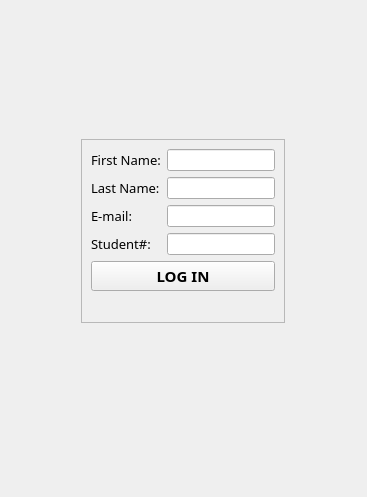
          <widget class="QWidget" name="page_5">
           <layout class="QGridLayout" name="gridLayout_4">
            <item row="1" column="0">
             <spacer name="horizontalSpacer_5">
              <property name="orientation">
               <enum>Qt::Horizontal</enum>
              </property>
              <property name="sizeHint" stdset="0">
               <size>
                <width>70</width>
                <height>20</height>
               </size>
              </property>
             </spacer>
            </item>
            <item row="2" column="1">
             <spacer name="verticalSpacer_8">
              <property name="orientation">
               <enum>Qt::Vertical</enum>
              </property>
              <property name="sizeHint" stdset="0">
               <size>
                <width>20</width>
                <height>163</height>
               </size>
              </property>
             </spacer>
            </item>
            <item row="0" column="1">
             <spacer name="verticalSpacer_7">
              <property name="orientation">
               <enum>Qt::Vertical</enum>
              </property>
              <property name="sizeHint" stdset="0">
               <size>
                <width>20</width>
                <height>128</height>
               </size>
              </property>
             </spacer>
            </item>
            <item row="1" column="2">
             <spacer name="horizontalSpacer_6">
              <property name="orientation">
               <enum>Qt::Horizontal</enum>
              </property>
              <property name="sizeHint" stdset="0">
               <size>
                <width>71</width>
                <height>20</height>
               </size>
              </property>
             </spacer>
            </item>
            <item row="1" column="1">
             <widget class="QFrame" name="frame_6">
              <property name="frameShape">
               <enum>QFrame::StyledPanel</enum>
              </property>
              <property name="frameShadow">
               <enum>QFrame::Sunken</enum>
              </property>
              <layout class="QFormLayout" name="formLayout_7">
               <item row="0" column="0">
                <widget class="QLabel" name="student_firstName_label">
                 <property name="font">
                  <font>
                   <family>Bahnschrift</family>
                   <pointsize>10</pointsize>
                   <weight>50</weight>
                   <bold>false</bold>
                  </font>
                 </property>
                 <property name="text">
                  <string>First Name:</string>
                 </property>
                </widget>
               </item>
               <item row="0" column="1">
                <widget class="QLineEdit" name="inputStudent_firstName"/>
               </item>
               <item row="3" column="0">
                <widget class="QLabel" name="studentNumber">
                 <property name="font">
                  <font>
                   <family>Bahnschrift</family>
                   <pointsize>10</pointsize>
                   <weight>50</weight>
                   <bold>false</bold>
                  </font>
                 </property>
                 <property name="text">
                  <string>Student#:</string>
                 </property>
                </widget>
               </item>
               <item row="3" column="1">
                <widget class="QLineEdit" name="inputStudentNumber">
                 <property name="echoMode">
                  <enum>QLineEdit::Password</enum>
                 </property>
                </widget>
               </item>
               <item row="6" column="0" colspan="2">
                <widget class="QPushButton" name="studentLogin">
                 <property name="font">
                  <font>
                   <family>Bahnschrift</family>
                   <pointsize>11</pointsize>
                   <weight>75</weight>
                   <italic>false</italic>
                   <bold>true</bold>
                  </font>
                 </property>
                 <property name="text">
                  <string>LOG IN</string>
                 </property>
                </widget>
               </item>
               <item row="2" column="1">
                <widget class="QLineEdit" name="inputStudentEmail"/>
               </item>
               <item row="2" column="0">
                <widget class="QLabel" name="studentEmail">
                 <property name="font">
                  <font>
                   <family>Bahnschrift</family>
                   <pointsize>10</pointsize>
                   <weight>50</weight>
                   <bold>false</bold>
                  </font>
                 </property>
                 <property name="text">
                  <string>E-mail:</string>
                 </property>
                </widget>
               </item>
               <item row="7" column="0" colspan="2">
                <widget class="QLabel" name="studentLoginStatus">
                 <property name="enabled">
                  <bool>false</bool>
                 </property>
                 <property name="font">
                  <font>
                   <family>Impact</family>
                  </font>
                 </property>
                 <property name="frameShadow">
                  <enum>QFrame::Plain</enum>
                 </property>
                 <property name="text">
                  <string/>
                 </property>
                 <property name="alignment">
                  <set>Qt::AlignRight|Qt::AlignTrailing|Qt::AlignVCenter</set>
                 </property>
                </widget>
               </item>
               <item row="1" column="1">
                <widget class="QLineEdit" name="inputStudent_lastName"/>
               </item>
               <item row="1" column="0">
                <widget class="QLabel" name="student_lastName_label">
                 <property name="font">
                  <font>
                   <family>Bahnschrift</family>
                   <pointsize>10</pointsize>
                  </font>
                 </property>
                 <property name="text">
                  <string>Last Name:</string>
                 </property>
                </widget>
               </item>
              </layout>
             </widget>
            </item>
           </layout>
          </widget>
